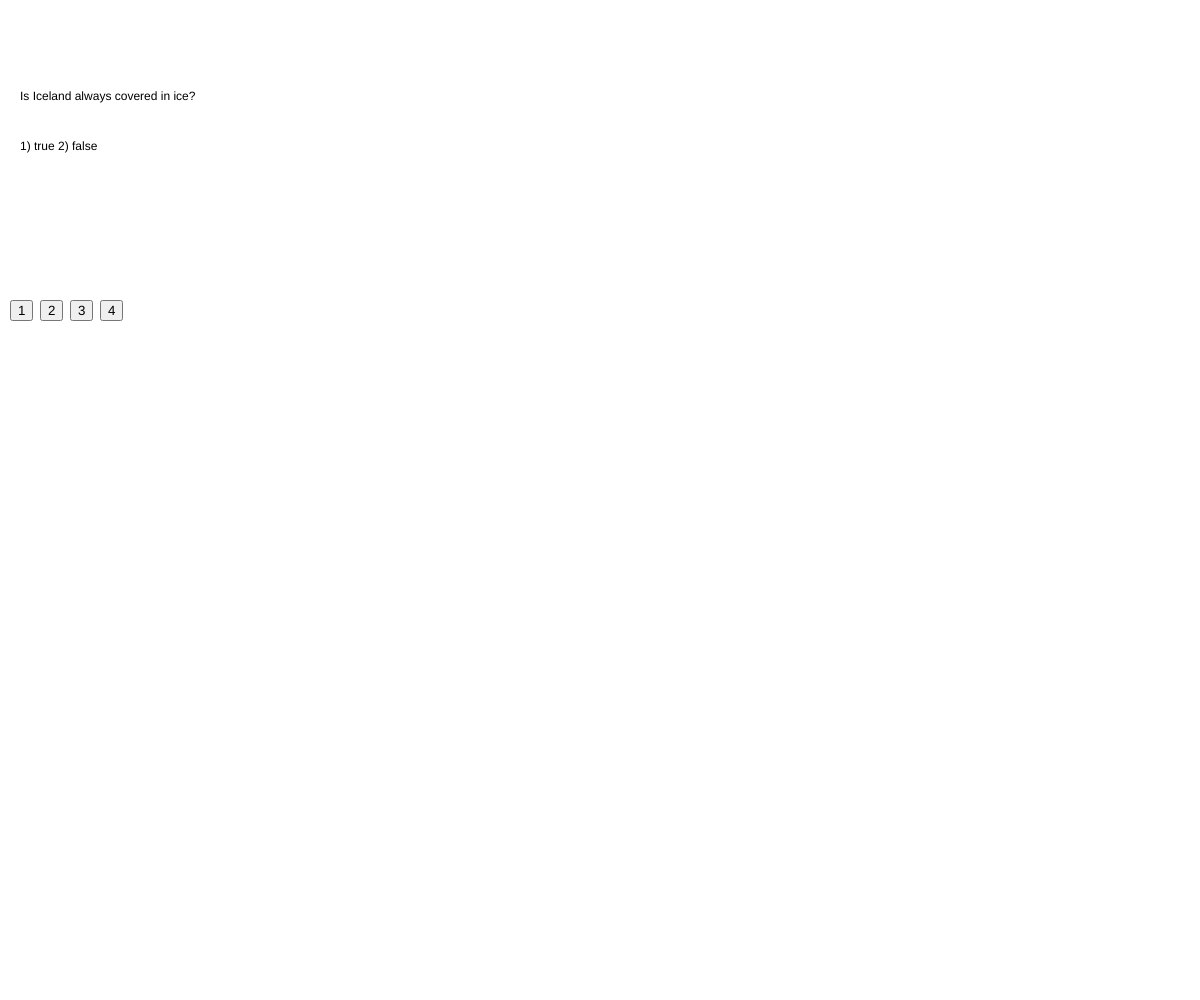
Frame 1 (no input)
Frame 60 (no input): identical to frame 1, image omitted
Frame 120 (the mouse pressed at the canvas centre since frame 60): identical to frame 1, image omitted

The p5.js sketch that drew this single still picture (run headless with seeded random() and noise() and a simulated clock; from frame 60 on, the mouse is pressed at the canvas centre):

// p5.js sketch
// ── sketch.js
var questions = ["Is Iceland always covered in ice?", "What ocean lies east of the United States?"];
var options = ["1) true 2) false", "1) pacific 2) eastern 3) indian 4) atlantic"];
var answers = [2, 4];

var buttons = [];

var currentOption = -1;
var currentQuestion = 0;
var answerText = "";

function setup() {
  // put setup code here
  createCanvas(windowWidth, windowHeight);

  buttons[0] = createButton("1");
  buttons[0].position(10, 300);
  buttons[0].mousePressed(function() {
    currentOption = 1;
  });

  buttons[1] = createButton("2");
  buttons[1].position(40, 300);
  buttons[1].mousePressed(function() {
    currentOption = 2;
  });

  buttons[2] = createButton("3");
  buttons[2].position(70, 300);
  buttons[2].mousePressed(function() {
    currentOption = 3;
  });

  buttons[3] = createButton("4");
  buttons[3].position(100, 300);
  buttons[3].mousePressed(function() {
    currentOption = 4;
  });

}

function draw() {
  // put drawing code here
  background(255);
  text(questions[currentQuestion], 20, 100);
  text(options[currentQuestion], 20, 150);

  text(answerText, 20, 175);


  //if the user pressed a button
  if (currentOption != -1) {
    if (answers[currentQuestion] == currentOption) {
      answerText = "Correct";
      currentQuestion++;
      if (currentQuestion >= questions.length)
        currentQuestion = 0;
    } else {
      answerText = "Try again.";
    }
    currentOption = -1;
  }//end of currentoption loop
}
